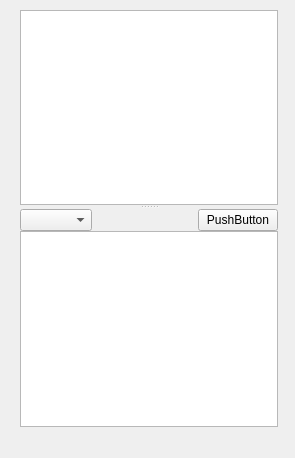
<?xml version="1.0" encoding="UTF-8"?>
<ui version="4.0">
 <class>ChatWindow</class>
 <widget class="QWidget" name="ChatWindow">
  <property name="geometry">
   <rect>
    <x>0</x>
    <y>0</y>
    <width>295</width>
    <height>458</height>
   </rect>
  </property>
  <property name="windowTitle">
   <string>ChatWindow</string>
  </property>
  <widget class="QSplitter" name="splitter">
   <property name="geometry">
    <rect>
     <x>20</x>
     <y>10</y>
     <width>258</width>
     <height>417</height>
    </rect>
   </property>
   <property name="orientation">
    <enum>Qt::Vertical</enum>
   </property>
   <widget class="QTextBrowser" name="m_displayArea"/>
   <widget class="QWidget" name="layoutWidget">
    <layout class="QVBoxLayout" name="verticalLayout">
     <property name="spacing">
      <number>0</number>
     </property>
     <item>
      <layout class="QHBoxLayout" name="horizontalLayout">
       <property name="spacing">
        <number>0</number>
       </property>
       <item>
        <widget class="QComboBox" name="m_characterComboBox"/>
       </item>
       <item>
        <spacer name="horizontalSpacer">
         <property name="orientation">
          <enum>Qt::Horizontal</enum>
         </property>
         <property name="sizeHint" stdset="0">
          <size>
           <width>40</width>
           <height>20</height>
          </size>
         </property>
        </spacer>
       </item>
       <item>
        <widget class="QPushButton" name="m_save">
         <property name="text">
          <string>PushButton</string>
         </property>
        </widget>
       </item>
      </layout>
     </item>
     <item>
      <widget class="QTextEdit" name="m_typingArea"/>
     </item>
    </layout>
   </widget>
  </widget>
 </widget>
 <resources/>
 <connections/>
</ui>
